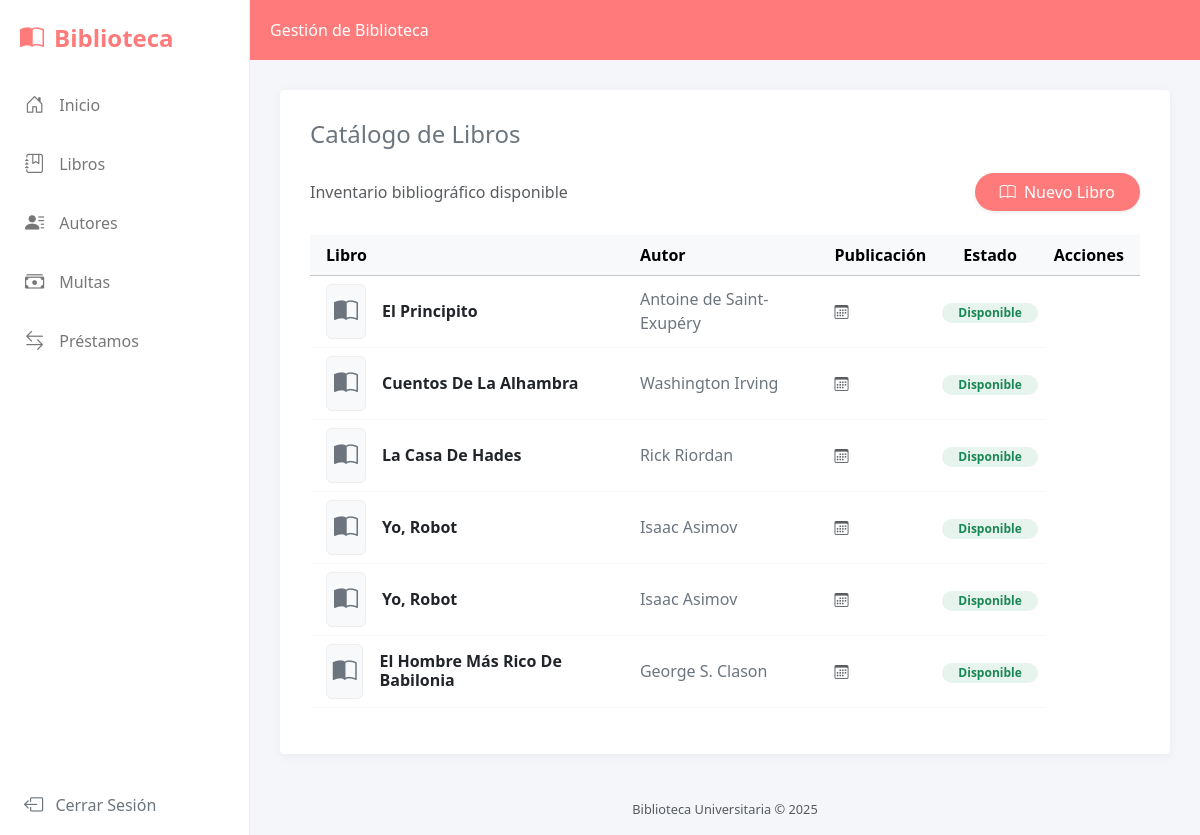
Page /libros/ (signed in) on the committed database.
### gestion/models.py (models this page shows, shortened)
class Libro(models.Model):
    titulo = models.CharField(max_length=20)
    fecha = models.CharField(max_length=10, blank=True, null=True)
    isbn = models.CharField(max_length=20, blank=True, null=True)
    autor = models.ForeignKey(Autor, related_name="libro", on_delete=models.PROTECT)
    editorial = models.CharField(max_length=255, blank=True, null=True)
    disponible = models.BooleanField(default=True)

class Autor(models.Model):
    nombre = models.CharField(max_length=50)
    apellido = models.CharField(max_length=50)
    bibliografia = models.CharField(max_length=200, blank=True, null=True)

### gestion/views.py (the view)
# urls.py: path("libros/", views.lista_libros, name="lista_libros"),
def lista_libros(request):
    libros = Libro.objects.all()
    return render(request, 'libros_view.html', {'libros': libros})

### gestion/templates/libros_view.html (shortened to what this page needs)
{% extends "index.html" %}
{% block titulo_pagina %}Catálogo de Libros{% endblock %}
{% block contenido %}
<div class="d-flex justify-content-between align-items-center mb-4">
    <p class="text-muted mb-0">Inventario bibliográfico disponible</p>
    <div>
        <a href="{% url 'crear_libros' %}" class="btn text-white rounded-pill px-4 shadow-sm"
           style="background-color: var(--brand-color);">
            <i class="bi bi-book me-1"></i> Nuevo Libro
        </a>
    </div>
</div>
<div class="table-responsive">
    <table class="table table-hover align-middle border-light">
        <thead class="table-light text-secondary">
            <tr>
                <th scope="col" class="ps-3">Libro</th>
                <th scope="col">Autor</th>
                <th scope="col">Publicación</th>
                <th scope="col" class="text-center">Estado</th>
                <th scope="col" class="text-end pe-3">Acciones</th>
            </tr>
        </thead>
        <tbody>
            {% for libro in libros %}
            <tr>
                <td class="ps-3">
                    <div class="d-flex align-items-center">
                        <div class="me-3 d-flex align-items-center justify-content-center bg-light rounded"
                             style="width: 40px; height: 55px; overflow: hidden; border: 1px solid #eee;">
                            {% if libro.image %}
                                <img src="{{ libro.image.url }}" alt="{{ libro.titulo }}" class="w-100 h-100" style="object-fit: cover;">
                            {% else %}
                                <i class="bi bi-book-half text-secondary fs-4"></i>
                            {% endif %}
                        </div>
                        <div>
                            <h6 class="mb-0 fw-bold text-dark text-capitalize">{{ libro.titulo }}</h6>
                        </div>
                    </div>
                </td>
                <td>
                    <span class="text-secondary fw-medium">
                        {{ libro.autor.nombre }} {{ libro.autor.apellido }}
                    </span>
                </td>
                <td>
                    <small class="text-muted">
                        <i class="bi bi-calendar3 me-1"></i>
                    </small>
                </td>
                <td class="text-center">
                    {% if libro.disponible %}
                        <span class="badge bg-success bg-opacity-10 text-success px-3 rounded-pill">
                            Disponible
                        </span>
                    {% else %}
                        <span class="badge bg-danger bg-opacity-10 text-danger px-3 rounded-pill">
                            Prestado
                        </span>
                    {% endif %}
                </td>
            </tr>
            {% endfor %}
        </tbody>
    </table>
</div>
{% endblock %}

### gestion/templates/index.html (style rules this page uses)
:root { --brand-color: #ff7b7b; --brand-dark: #e65b5b; --sidebar-width: 250px; }
body { background-color: #f4f6f9; font-family: 'Segoe UI', Tahoma, Geneva, Verdana, sans-serif; }

### rows in the picture
Libro: titulo "El Principito", autor.nombre "Antoine", autor.apellido "de Saint-Exupéry", disponible "Disponible"
Libro: titulo "Cuentos De La Alhambra", autor.nombre "Washington", autor.apellido "Irving", disponible "Disponible"
Libro: titulo "La Casa De Hades", autor.nombre "Rick", autor.apellido "Riordan", disponible "Disponible"
Libro: titulo "Yo, Robot", autor.nombre "Isaac", autor.apellido "Asimov", disponible "Disponible"
Libro: titulo "Yo, Robot", autor.nombre "Isaac", autor.apellido "Asimov", disponible "Disponible"
Libro: titulo "El Hombre Más Rico De Babilonia", autor.nombre "George", autor.apellido "S. Clason", disponible "Disponible"
